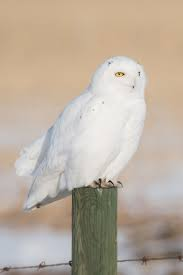
#> input picture Open CV/owl.jpg, 183 x 275 px
$ python color_spaces.py
#> lines starting #> are read from the running program, lines starting #| are printed output that depends on the picture
import cv2 as cv
import matplotlib.pyplot as plt

img = cv.imread('owl.jpg')
#> img is the input picture: shape (275, 183, 3); mean B, G, R 160.3, 174.8, 187.6
cv.imshow('Owl', img)

plt.imshow(img) # converts BGR-> RGB
plt.show()

# BGR to Grayscale
gray = cv.cvtColor(img, cv.COLOR_BGR2GRAY)
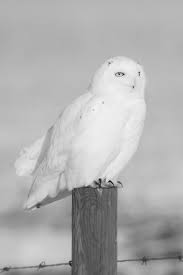
#> gray: shape (275, 183); min 15, max 246, mean 177.1
cv.imshow('Gray', gray)

# BGR to HSV
hsv = cv.cvtColor(img, cv.COLOR_BGR2HSV)
#> hsv: shape (275, 183, 3); mean H, S, V 31.8, 41.1, 188.9
cv.imshow('HSV', hsv)

# BGR to L*a*b
lab = cv.cvtColor(img, cv.COLOR_BGR2LAB)
#> lab: shape (275, 183, 3); mean of channels 0, 1, 2 183.4, 130.3, 137.2
cv.imshow('LAB', lab)

# BGR to RGB
rgb = cv.cvtColor(img, cv.COLOR_BGR2RGB)
cv.imshow('RGB', rgb)

# HSV to BGR
lab_bgr = cv.cvtColor(lab, cv.COLOR_LAB2BGR)
cv.imshow('LAB --> BGR', lab_bgr)

cv.waitKey(0)
